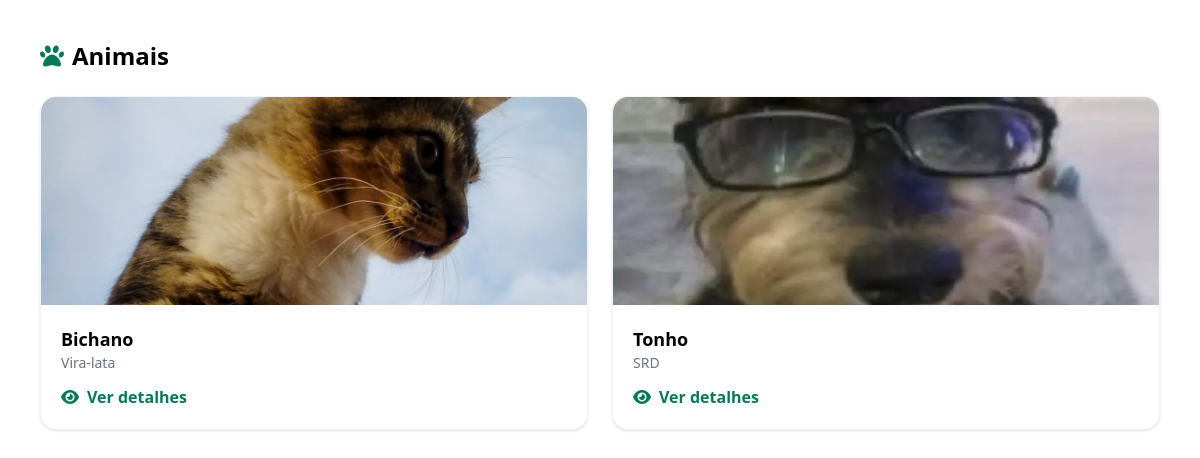
/animais/, run on an earlier commit of the app's database.
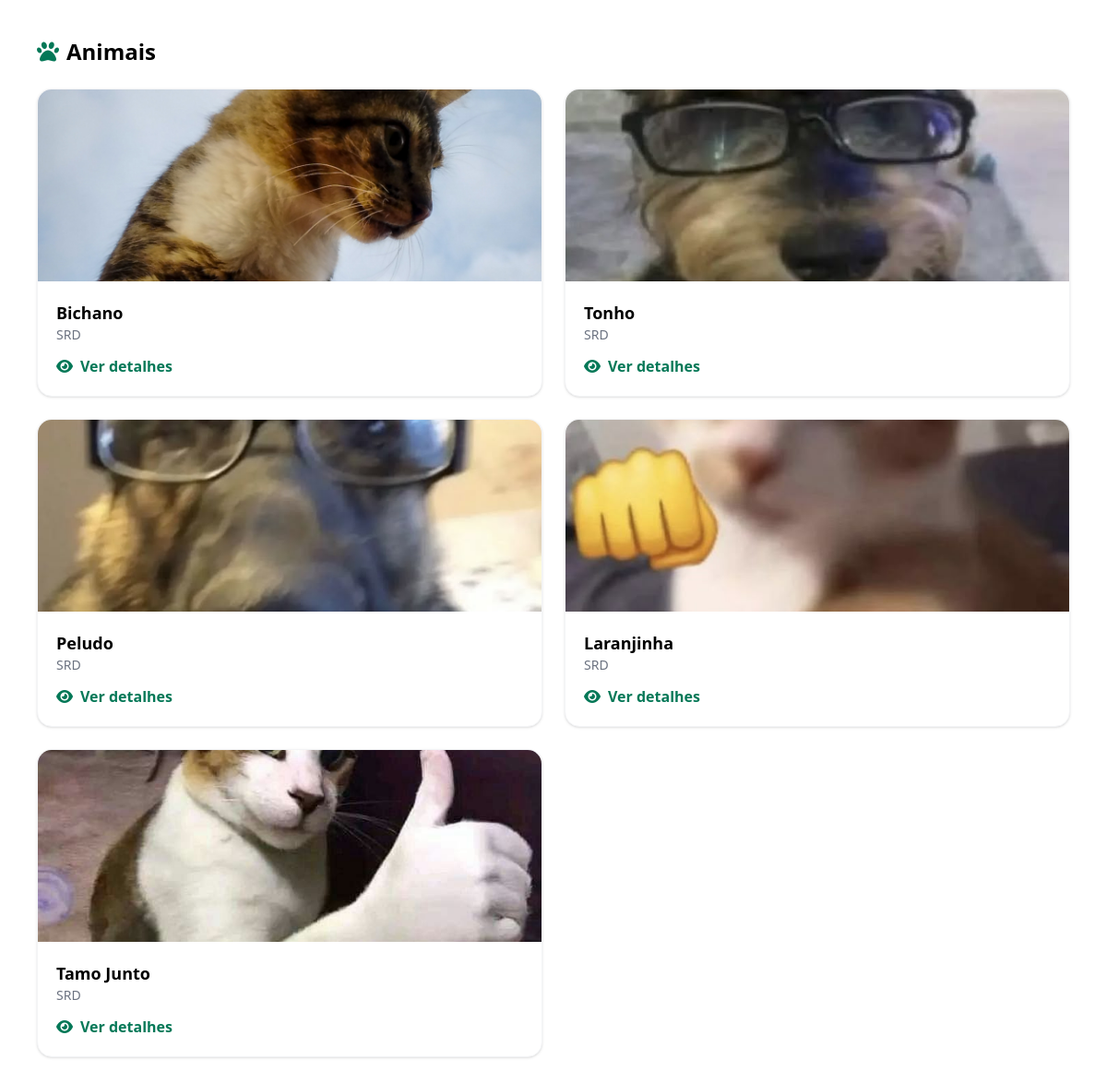
And on a later commit of the database.
### animals/models.py (models this page shows, shortened)
class Animal(models.Model):
    STATUS = (
        ("ADOCAO", "Para adoção"),
        ("ADOTADO", "Adotado"),
        ("PERDIDO", "Perdido"),
        ("TRATAMENTO", "Em tratamento"),
    )
    SEXO = (
        ("M", "Macho"),
        ("F", "Fêmea"),
        ("N", "Não informado"),
    )
    PORTE = (
        ("P", "Pequeno"),
        ("M", "Médio"),
        ("G", "Grande"),
        ("N", "Não informado"),
    )
    APROVACAO_CHOICES = (
        ("APROVADO", "Aprovado"),
        ("PENDENTE", "Pendente"),
        ("REJEITADO", "Rejeitado"),
    )
    nome = models.CharField(max_length=100)
    especie = models.CharField(max_length=50)
    raca = models.CharField(max_length=50)
    status = models.CharField(max_length=20, choices=STATUS, default="ADOCAO")
    sexo = models.CharField(max_length=1, choices=SEXO, default="N")
    porte = models.CharField(max_length=1, choices=PORTE, default="N")
    vacinado = models.BooleanField(default=False)
    castrado = models.BooleanField(default=False)
    idade_anos = models.PositiveSmallIntegerField(blank=True, null=True)
    idade_meses = models.PositiveSmallIntegerField(blank=True, null=True)
    historia = models.TextField(blank=True, null=True)
    responsavel = models.ForeignKey(
        User,
        on_delete=models.CASCADE,
        related_name="animais"
    )
    foto = models.ImageField(upload_to='animais/', blank=True, null=True)
    qr_code = models.ImageField(upload_to='qrcodes/', blank=True, null=True)
    aprovacao_status = models.CharField(
        max_length=10,
        choices=APROVACAO_CHOICES,
        default="APROVADO",
        db_index=True,
    )
    aprovado_por = models.ForeignKey(
        settings.AUTH_USER_MODEL,
        null=True,
        blank=True,
        on_delete=models.SET_NULL,
        related_name="animais_aprovados",
    )
    aprovacao_data = models.DateTimeField(null=True, blank=True)
    aprovacao_motivo = models.CharField(max_length=255, blank=True, default="")

### animals/views.py (the view, shortened to what this page needs)
# urls.py: path("animais/", views.animais_publicos, name="animais_publicos"),
def animais_publicos(request):
    status = request.GET.get("status")
    lat = request.GET.get("lat")
    lng = request.GET.get("lng")
    try:
        raio_km = float(request.GET.get("km") or 2)
    except ValueError:
        raio_km = 2
    if raio_km < 0.5:
        raio_km = 0.5
    if raio_km > 50:
        raio_km = 50
    animais = Animal.objects.filter(aprovacao_status="APROVADO")
    aviso = None
    if status:
        animais = animais.filter(status=status)
    return render(request, "animals/public_list.html", {
        "animais": animais,
        "status": status,
        "aviso": aviso,
        "raio_km": raio_km,
    })

### animals/context_processors.py (called while the page is built)
def notificacoes_context(request):
    if request.user.is_authenticated:
        count = Notificacao.objects.filter(
            usuario=request.user,
            lida=False
        ).count()
    else:
        count = 0
    return {
        "notificacoes_nao_lidas": count
    }

### animals/templates/animals/public_list.html (shortened to what this page needs)
{% extends "base_public.html" %}
{% block content %}
<div class="max-w-6xl mx-auto px-4 py-10">
  <div class="flex items-center justify-between mb-6">
    <h1 class="text-2xl font-extrabold flex items-center gap-2">
      <i class="fa-solid fa-paw text-emerald-700"></i>
      {% if status == "ADOCAO" %}
        Animais para adoção
      {% elif status == "PERDIDO" %}
        Animais perdidos próximos
      {% else %}
        Animais
      {% endif %}
    </h1>
  </div>
  <div class="grid grid-cols-1 md:grid-cols-2 xl:grid-cols-3 gap-6">
    {% for animal in animais %}
      <div class="bg-white rounded-2xl shadow border border-gray-100 overflow-hidden">
        {% if animal.foto %}
          <img src="{{ animal.foto.url }}" class="w-full h-52 object-cover">
        {% else %}
          <img src="https://placehold.co/900x600?text=Sem+Foto" class="w-full h-52 object-cover">
        {% endif %}
        <div class="p-5">
          <h2 class="text-lg font-bold">{{ animal.nome }}</h2>
          <p class="text-sm text-gray-500">{{ animal.raca }}</p>
          <a href="{% url 'animal_public_detail' animal.id %}"
             class="mt-3 inline-flex items-center gap-2 text-emerald-700 font-semibold hover:underline">
            <i class="fa-solid fa-eye"></i> Ver detalhes
          </a>
        </div>
      </div>
    {% empty %}
      <p class="text-gray-600">Nenhum animal encontrado.</p>
    {% endfor %}
  </div>
</div>
{% endblock %}

### animals/templates/base_public.html (shortened to what this page needs)
{% load static %}
<!DOCTYPE html>
<html lang="pt-BR">
<head>
  <link rel="stylesheet" href="https://cdnjs.cloudflare.com/ajax/libs/font-awesome/6.5.1/css/all.min.css"/>
  <script src="https://cdn.tailwindcss.com"></script>
</head>
<body>
  {% block content %}{% endblock %}
</body>
</html>

What changed in the data, as far as the page shows it:
changed Animal "Bichano": raca "Vira-lata" → "SRD"
added Animal: foto (picture), nome "Peludo", raca "SRD"
added Animal: foto (picture), nome "Laranjinha", raca "SRD"
added Animal: foto (picture), nome "Tamo Junto", raca "SRD"
